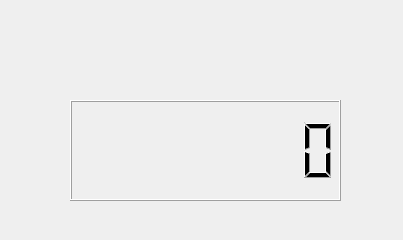
<?xml version="1.0" encoding="UTF-8"?>
<ui version="4.0">
 <class>Dialog</class>
 <widget class="QDialog" name="Dialog">
  <property name="geometry">
   <rect>
    <x>0</x>
    <y>0</y>
    <width>403</width>
    <height>240</height>
   </rect>
  </property>
  <property name="windowTitle">
   <string>Dialog</string>
  </property>
  <widget class="QLCDNumber" name="lcdNumber">
   <property name="geometry">
    <rect>
     <x>70</x>
     <y>100</y>
     <width>271</width>
     <height>101</height>
    </rect>
   </property>
   <property name="sizePolicy">
    <sizepolicy hsizetype="Minimum" vsizetype="Minimum">
     <horstretch>0</horstretch>
     <verstretch>0</verstretch>
    </sizepolicy>
   </property>
   <property name="baseSize">
    <size>
     <width>12</width>
     <height>15</height>
    </size>
   </property>
   <property name="font">
    <font>
     <weight>50</weight>
     <bold>false</bold>
    </font>
   </property>
   <property name="frameShape">
    <enum>QFrame::Box</enum>
   </property>
   <property name="smallDecimalPoint">
    <bool>false</bool>
   </property>
   <property name="digitCount">
    <number>8</number>
   </property>
   <property name="segmentStyle">
    <enum>QLCDNumber::Filled</enum>
   </property>
  </widget>
 </widget>
 <resources/>
 <connections/>
</ui>
